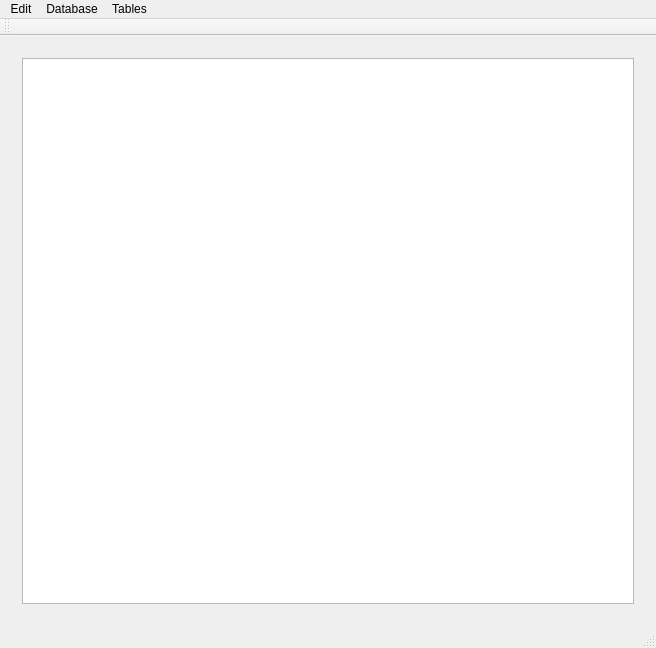
<?xml version="1.0" encoding="UTF-8"?>
<ui version="4.0">
 <class>MainWindow</class>
 <widget class="QMainWindow" name="MainWindow">
  <property name="geometry">
   <rect>
    <x>0</x>
    <y>0</y>
    <width>656</width>
    <height>648</height>
   </rect>
  </property>
  <property name="windowTitle">
   <string>MainWindow</string>
  </property>
  <widget class="QWidget" name="centralWidget">
   <layout class="QHBoxLayout" name="horizontalLayout_2">
    <item>
     <widget class="QStackedWidget" name="stackedWidget">
      <property name="currentIndex">
       <number>4</number>
      </property>
      <widget class="QWidget" name="page">
       <layout class="QVBoxLayout" name="verticalLayout">
        <item>
         <widget class="QTableView" name="tablePersons"/>
        </item>
       </layout>
      </widget>
      <widget class="QWidget" name="page_4">
       <layout class="QVBoxLayout" name="verticalLayout_2">
        <item>
         <widget class="QTableView" name="tableOrganization"/>
        </item>
       </layout>
      </widget>
      <widget class="QWidget" name="page_6">
       <layout class="QVBoxLayout" name="verticalLayout_5">
        <item>
         <widget class="QTableView" name="tableAge"/>
        </item>
       </layout>
      </widget>
      <widget class="QWidget" name="page_2">
       <layout class="QVBoxLayout" name="verticalLayout_3">
        <item>
         <widget class="QTableView" name="tableWorkingHours"/>
        </item>
       </layout>
      </widget>
      <widget class="QWidget" name="page_5">
       <layout class="QHBoxLayout" name="horizontalLayout">
        <item>
         <widget class="QTableView" name="tableChampionship"/>
        </item>
       </layout>
      </widget>
      <widget class="QWidget" name="page_3">
       <layout class="QVBoxLayout" name="verticalLayout_4">
        <item>
         <widget class="QTableView" name="tableWorkingHoursJoinPersons"/>
        </item>
       </layout>
      </widget>
     </widget>
    </item>
   </layout>
  </widget>
  <widget class="QMenuBar" name="menuBar">
   <property name="geometry">
    <rect>
     <x>0</x>
     <y>0</y>
     <width>656</width>
     <height>21</height>
    </rect>
   </property>
   <widget class="QMenu" name="menuEdit">
    <property name="title">
     <string>Edit</string>
    </property>
    <addaction name="actionAdd_Item"/>
    <addaction name="actionAdd_Organization"/>
    <addaction name="actionAdd_Championship"/>
    <addaction name="actionAdd_Age_Category"/>
    <addaction name="actionAdd_Weight_Category"/>
    <addaction name="actionAdd_Experience_Category"/>
   </widget>
   <widget class="QMenu" name="menuDatabase">
    <property name="title">
     <string>Database</string>
    </property>
    <addaction name="actionRefresh"/>
   </widget>
   <widget class="QMenu" name="menuTables">
    <property name="title">
     <string>Tables</string>
    </property>
    <addaction name="actionTables"/>
    <addaction name="actionOrganizations"/>
    <addaction name="actionJoin_Table"/>
    <addaction name="actionChampionship"/>
    <addaction name="actionAge"/>
    <addaction name="actionWeight"/>
    <addaction name="actionExperience"/>
   </widget>
   <addaction name="menuEdit"/>
   <addaction name="menuDatabase"/>
   <addaction name="menuTables"/>
  </widget>
  <widget class="QToolBar" name="mainToolBar">
   <attribute name="toolBarArea">
    <enum>TopToolBarArea</enum>
   </attribute>
   <attribute name="toolBarBreak">
    <bool>false</bool>
   </attribute>
  </widget>
  <widget class="QStatusBar" name="statusBar"/>
  <action name="actionAdd_Item">
   <property name="text">
    <string>Add Person</string>
   </property>
  </action>
  <action name="actionRefresh">
   <property name="text">
    <string>Refresh</string>
   </property>
  </action>
  <action name="actionTables">
   <property name="checkable">
    <bool>true</bool>
   </property>
   <property name="checked">
    <bool>true</bool>
   </property>
   <property name="text">
    <string>Participants</string>
   </property>
  </action>
  <action name="actionOrganizations">
   <property name="checkable">
    <bool>true</bool>
   </property>
   <property name="text">
    <string>Orgsnization</string>
   </property>
  </action>
  <action name="actionAdd_Organization">
   <property name="text">
    <string>Add Organization</string>
   </property>
   <property name="toolTip">
    <string>Add Organization</string>
   </property>
  </action>
  <action name="actionJoin_Table">
   <property name="checkable">
    <bool>true</bool>
   </property>
   <property name="text">
    <string>Join Table</string>
   </property>
  </action>
  <action name="actionChampionship">
   <property name="checkable">
    <bool>true</bool>
   </property>
   <property name="text">
    <string>Championship</string>
   </property>
  </action>
  <action name="actionAdd_Championship">
   <property name="text">
    <string>Add Championship</string>
   </property>
   <property name="toolTip">
    <string>Add Championship</string>
   </property>
  </action>
  <action name="actionAdd_Age_Category">
   <property name="text">
    <string>Add Age Category</string>
   </property>
  </action>
  <action name="actionAdd_Weight_Category">
   <property name="text">
    <string>Add Weight Category</string>
   </property>
  </action>
  <action name="actionAdd_Experience_Category">
   <property name="text">
    <string>Add Experience Category</string>
   </property>
  </action>
  <action name="actionAge">
   <property name="checkable">
    <bool>true</bool>
   </property>
   <property name="text">
    <string>Age</string>
   </property>
  </action>
  <action name="actionWeight">
   <property name="text">
    <string>Weight</string>
   </property>
  </action>
  <action name="actionExperience">
   <property name="text">
    <string>Experience</string>
   </property>
  </action>
 </widget>
 <layoutdefault spacing="6" margin="11"/>
 <resources/>
 <connections/>
</ui>
